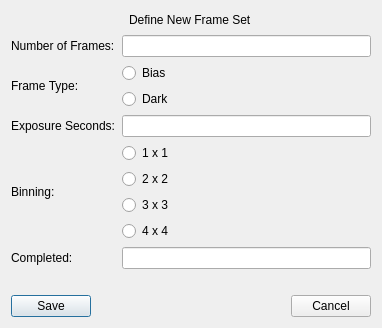
<?xml version="1.0" encoding="UTF-8"?>
<ui version="4.0">
 <class>dialogRoot</class>
 <widget class="QDialog" name="dialogRoot">
  <property name="windowModality">
   <enum>Qt::NonModal</enum>
  </property>
  <property name="geometry">
   <rect>
    <x>0</x>
    <y>0</y>
    <width>382</width>
    <height>328</height>
   </rect>
  </property>
  <property name="windowTitle">
   <string>Dialog</string>
  </property>
  <property name="modal">
   <bool>false</bool>
  </property>
  <layout class="QGridLayout" name="gridLayout_3">
   <item row="0" column="0" colspan="2" alignment="Qt::AlignHCenter">
    <widget class="QLabel" name="MainTitle_1">
     <property name="text">
      <string>Define New Frame Set</string>
     </property>
    </widget>
   </item>
   <item row="1" column="0">
    <widget class="QLabel" name="label_2">
     <property name="text">
      <string>Number of Frames:</string>
     </property>
    </widget>
   </item>
   <item row="1" column="1">
    <widget class="QLineEdit" name="numberOfFrames">
     <property name="toolTip">
      <string>How many frames of this type should be taken?</string>
     </property>
    </widget>
   </item>
   <item row="2" column="0">
    <widget class="QLabel" name="label_3">
     <property name="text">
      <string>Frame Type:</string>
     </property>
    </widget>
   </item>
   <item row="2" column="1">
    <layout class="QGridLayout" name="gridLayout">
     <property name="verticalSpacing">
      <number>-1</number>
     </property>
     <item row="0" column="0">
      <widget class="QRadioButton" name="biasButton">
       <property name="toolTip">
        <string>This frame set is for zero-length bias frames</string>
       </property>
       <property name="text">
        <string>Bias</string>
       </property>
       <attribute name="buttonGroup">
        <string notr="true">frameTypeGroup</string>
       </attribute>
      </widget>
     </item>
     <item row="1" column="0">
      <widget class="QRadioButton" name="darkButton">
       <property name="toolTip">
        <string>This frame set is for dark frames of the given exposure length</string>
       </property>
       <property name="text">
        <string>Dark</string>
       </property>
       <attribute name="buttonGroup">
        <string notr="true">frameTypeGroup</string>
       </attribute>
      </widget>
     </item>
    </layout>
   </item>
   <item row="3" column="0">
    <widget class="QLabel" name="label_4">
     <property name="text">
      <string>Exposure Seconds:</string>
     </property>
    </widget>
   </item>
   <item row="3" column="1">
    <widget class="QLineEdit" name="exposureSeconds">
     <property name="toolTip">
      <string>Exposure time, in seconds, for dark frames</string>
     </property>
    </widget>
   </item>
   <item row="4" column="0">
    <widget class="QLabel" name="label_5">
     <property name="text">
      <string>Binning:</string>
     </property>
    </widget>
   </item>
   <item row="4" column="1">
    <layout class="QGridLayout" name="gridLayout_2">
     <item row="0" column="0">
      <widget class="QRadioButton" name="binning11">
       <property name="toolTip">
        <string>Frames will be binned 1 x 1</string>
       </property>
       <property name="text">
        <string>1 x 1</string>
       </property>
       <attribute name="buttonGroup">
        <string notr="true">binningGroup</string>
       </attribute>
      </widget>
     </item>
     <item row="1" column="0">
      <widget class="QRadioButton" name="binning22">
       <property name="toolTip">
        <string>Frames will be binned 2 x 2</string>
       </property>
       <property name="text">
        <string>2 x 2</string>
       </property>
       <attribute name="buttonGroup">
        <string notr="true">binningGroup</string>
       </attribute>
      </widget>
     </item>
     <item row="2" column="0">
      <widget class="QRadioButton" name="binning33">
       <property name="toolTip">
        <string>Frames will be binned 3 x 3</string>
       </property>
       <property name="text">
        <string>3 x 3</string>
       </property>
       <attribute name="buttonGroup">
        <string notr="true">binningGroup</string>
       </attribute>
      </widget>
     </item>
     <item row="3" column="0">
      <widget class="QRadioButton" name="binning44">
       <property name="toolTip">
        <string>Frames will be binned 4 x 4</string>
       </property>
       <property name="text">
        <string>4 x 4</string>
       </property>
       <attribute name="buttonGroup">
        <string notr="true">binningGroup</string>
       </attribute>
      </widget>
     </item>
    </layout>
   </item>
   <item row="5" column="0">
    <widget class="QLabel" name="completedLabel">
     <property name="text">
      <string>Completed:</string>
     </property>
    </widget>
   </item>
   <item row="5" column="1">
    <widget class="QLineEdit" name="completedFrames">
     <property name="toolTip">
      <string>Change the &quot;number already completed&quot; value to cause frames to be taken again.</string>
     </property>
    </widget>
   </item>
   <item row="7" column="0">
    <widget class="QPushButton" name="addButton">
     <property name="sizePolicy">
      <sizepolicy hsizetype="Fixed" vsizetype="Fixed">
       <horstretch>0</horstretch>
       <verstretch>0</verstretch>
      </sizepolicy>
     </property>
     <property name="toolTip">
      <string>Close this window and add the frame set described here to the frame plan.</string>
     </property>
     <property name="text">
      <string>Save</string>
     </property>
     <property name="default">
      <bool>true</bool>
     </property>
    </widget>
   </item>
   <item row="6" column="0" colspan="2">
    <spacer name="horizontalSpacer">
     <property name="orientation">
      <enum>Qt::Horizontal</enum>
     </property>
     <property name="sizeHint" stdset="0">
      <size>
       <width>355</width>
       <height>20</height>
      </size>
     </property>
    </spacer>
   </item>
   <item row="7" column="1" alignment="Qt::AlignRight">
    <widget class="QPushButton" name="cancelButton">
     <property name="sizePolicy">
      <sizepolicy hsizetype="Fixed" vsizetype="Fixed">
       <horstretch>0</horstretch>
       <verstretch>0</verstretch>
      </sizepolicy>
     </property>
     <property name="toolTip">
      <string>Abandon this window, don't add a frame set to the plan.</string>
     </property>
     <property name="text">
      <string>Cancel</string>
     </property>
    </widget>
   </item>
  </layout>
 </widget>
 <resources/>
 <connections/>
 <buttongroups>
  <buttongroup name="frameTypeGroup">
   <property name="exclusive">
    <bool>true</bool>
   </property>
  </buttongroup>
  <buttongroup name="binningGroup"/>
 </buttongroups>
</ui>
